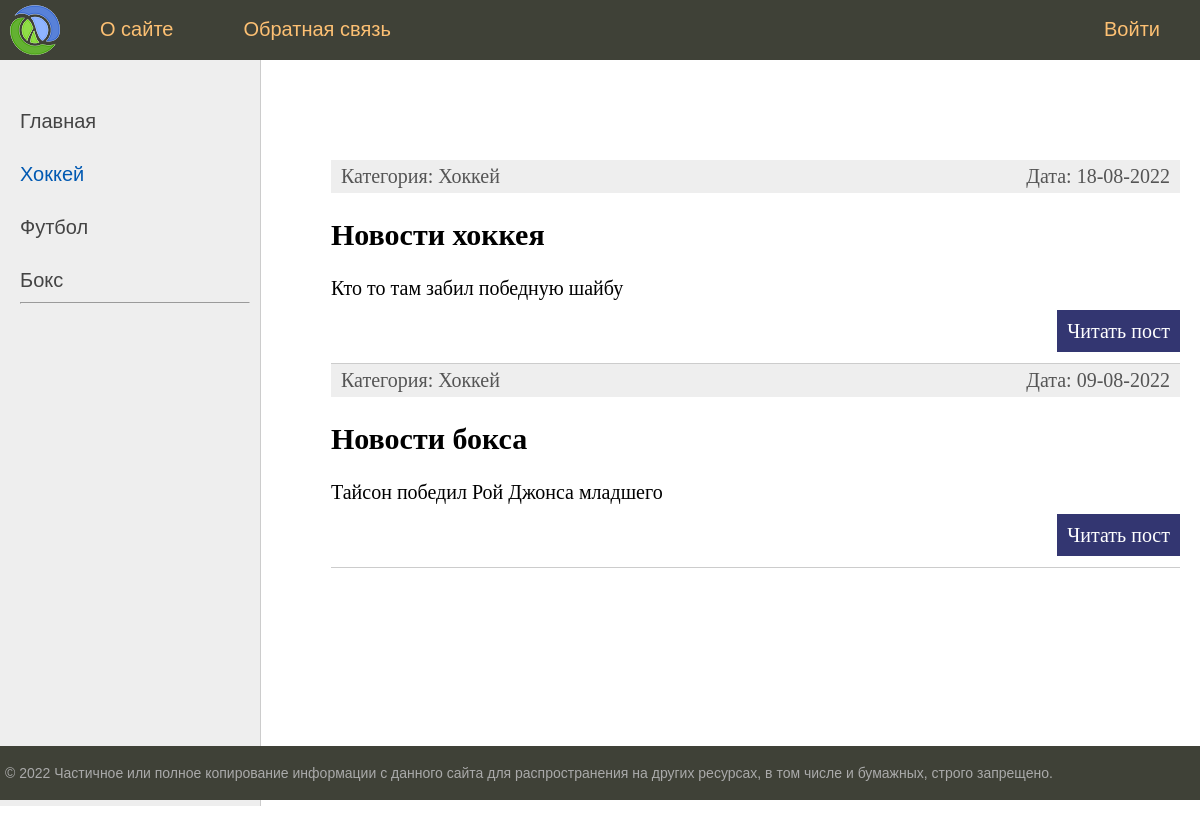
Page /category/1/ on the committed database.
### news/models.py (models this page shows, shortened)
class Categories(models.Model):
    name = models.CharField(max_length=100, db_index=True)
    def __str__(self):
        return self.name
    def get_absolute_url(self):
        return reverse('category', kwargs={'cat_id': self.pk})
    class Meta:
        verbose_name = "Категории"
        verbose_name_plural = "Категории"
        ordering = ['id']

class News(models.Model):
    title = models.CharField(max_length=255)
    content = models.TextField(blank=True)
    image = models.ImageField(upload_to="images/", null=True)
    date_create = models.DateField(auto_now_add=True)
    date_update = models.DateField(auto_now=True)
    is_published = models.BooleanField(default=True)
    cat = models.ForeignKey('Categories', on_delete=models.PROTECT, null=True)
    def get_absolute_url(self):
        return reverse('post', kwargs={'post_id': self.pk})
    class Meta:
        verbose_name = "Новости спорта"
        verbose_name_plural = "Новости спорта"
        ordering = ['id']

### news/views.py (the view)
# urls.py: path('category/<int:cat_id>/', show_category, name='category'),
def show_category(request, cat_id):
    posts = News.objects.filter(cat_id=cat_id, is_published=True)
    if len(posts) == 0:
        return HttpResponseNotFound('<h1>Страница не найдена!</h1>')
    cats = Categories.objects.all()
    parameters = {
        'posts': posts,
        'title': 'Отображение по рубрикам',
        'menu': menu,
        'cats': cats,
        'cat_selected': cat_id,
    }
    return render(request, 'news/index.html', context=parameters)

### news/templates/news/index.html (shortened to what this page needs)
{% extends 'news/base.html' %}
{% block content %}
<ul class="list-articles">
	{% for p in posts %}
        <li>
        <div class="article-panel">
            <p class="first">Категория: {{p.cat}}</p>
            <p class="last">Дата: {{p.date_update|date:"d-m-Y"}}</p>
        </div>
        <h2>{{p.title}}</h2>
        {% autoescape on %}
            {{p.content|linebreaks|truncatewords:50}}
        {% endautoescape %}
        <p class="link-read-post"><a href="{{ p.get_absolute_url }}">Читать пост</a></p>
        </li>
	{% endfor %}
</ul>
{% endblock %}

### news/templates/news/base.html (shortened to what this page needs)
{% load static %}
<!DOCTYPE html>
<html>
<head>
	<link type="text/css" href="{% static 'news/css/styles.css' %}" rel="stylesheet" />
</head>
<body>
<table class="table-page" border=0 cellpadding="0" cellspacing="0">
<tr><td valign=top>
{% block mainmenu %}
		<div class="header">
			<ul id="mainmenu" class="mainmenu">
			<li class="logo"><a href="{% url 'home' %}"><div class="logo"></div></a></li>
{% for m in menu %}
	{% if not forloop.last %}
			<li><a href="{% url m.url_name %}">{{m.title}}</a></li>
	{% else %}
			<li class="last"><a href="{% url m.url_name %}">{{m.title}}</a></li>
	{% endif %}
{% endfor %}
			</ul>
		</div>
{% endblock mainmenu %}
<table class="table-content" border=0 cellpadding="0" cellspacing="0">
<tr>
	<td valign="top" class="left-chapters">
	<ul id="leftchapters">
        {% if cat_selected == 0 %}
		    <li class="selected">Главная</li>
        {% else %}
            <li><a href="{% url 'home' %}">Главная</a></li>
        {% endif %}
		{% for c in cats %}
            {% if c.pk == cat_selected %}
                <li class="selected">{{ c.name }}</li>
            {% else %}
                <li><a href="{{ c.get_absolute_url }}">{{ c.name }}</a></li>
            {% endif %}
        {% endfor %}
        <hr>
	</ul>
</td>
<td valign="top" class="content">
	<div class="content-text">
{% block content %}
{% endblock %}
	</div>
</td></tr></table>
</td></tr>
<tr><td valign=top>
	<div id="footer">
		<p>&copy; 2022 Частичное или полное копирование информации с данного сайта для распространения на других ресурсах, в том числе и бумажных, строго запрещено.</p>
	</div>
</td></tr></table>
</body>
</html>

### news/static/news/css/styles.css (style rules this page uses)
html, body { font-family: 'Arial'; margin: 0; padding: 0; height: 100%; width: 100%; color: #444; }
a { color: #0059b2; text-decoration: none; }
p.link-read-post { text-align: right; }
p.link-read-post a { padding: 10px; min-width: 100px; background: #333671; color: #fff; text-decoration: none; }
div.article-panel { background: #eee; padding: 5px 10px 5px 10px; box-sizing: border-box; overflow: hidden; color: #555; }
div.article-panel p.first { margin: 0; float: left; }
div.article-panel p.last { margin: 0; float: right; }
ul.list-articles { list-style: none; margin: 0; padding: 0; }
ul.list-articles li { border-bottom: 1px solid #ccc; }
.table-page { width: 100%; height: 100%; vertical-align: top; }
.table-page tr { height: 100%; }
.header { background: #3F4137; height: 60px; }
.logo { background: url('../images/logo.png') no-repeat 10px 5px; width: 70px; height: 60px; }
ul.mainmenu { list-style: none; margin: 0; padding: 0; height: 60px; color: #fdc073; font-size: 20px; overflow: hidden; }
ul.mainmenu li { float: left; margin: 18px 40px 0 30px; }
ul.mainmenu li.logo { margin: 0; }
ul.mainmenu li.last { float: right; }
ul.mainmenu li a { color: #fdc073; text-decoration: none; }
.table-content { width: 100%; min-height: 100%; height: 100%; }
.left-chapters { margin: 0; background: #eee; border-right: 1px solid #ccc; min-height: 100%; }
.left-chapters ul { width: 230px; min-height: 100%; margin: 0; padding: 20px 10px 10px 20px; list-style: none; font-size: 20px; }
.left-chapters ul li { margin: 30px 0 0 0; color: #999; }
.left-chapters ul li.selected { color: #0059b2; }
.left-chapters ul li a { color: #444; text-decoration: none; }
.content { padding: 40px 20px 20px 40px; width: 100%; box-sizing: border-box; }
.content-text { margin: 60px 0 0 30px; color: #000; font-size: 20px; font-family: Yandex Sans Display Light; }
#footer { box-sizing: border-box; background: #3F4137; padding: 5px; color: #aaa; font-size: 14px; font-family: Verdana, Geneva, Arial, Helvetica; text-align: left; overflow: hidden; }

### rows in the picture
Categories: name "Хоккей"
Categories: name "Футбол"
Categories: name "Бокс"
News: cat "Хоккей", date_update "18-08-2022", title "Новости хоккея", content "Кто то там забил победную шайбу"
News: cat "Хоккей", date_update "09-08-2022", title "Новости бокса", content "Тайсон победил Рой Джонса младшего"

### other values in the picture
{{ m.title }} "О сайте" "Обратная связь"
{{ m.title }} "Войти"
